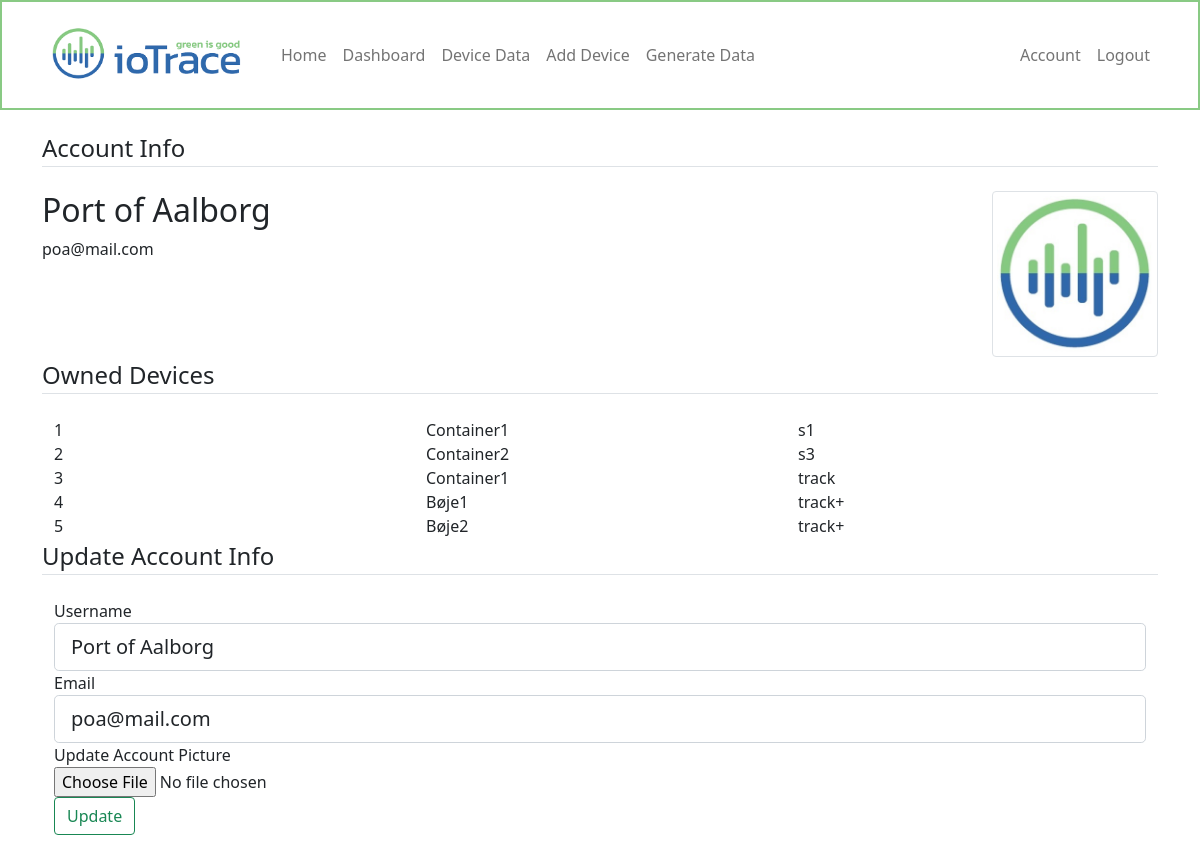
Page /account (signed in) on the earlier database version.
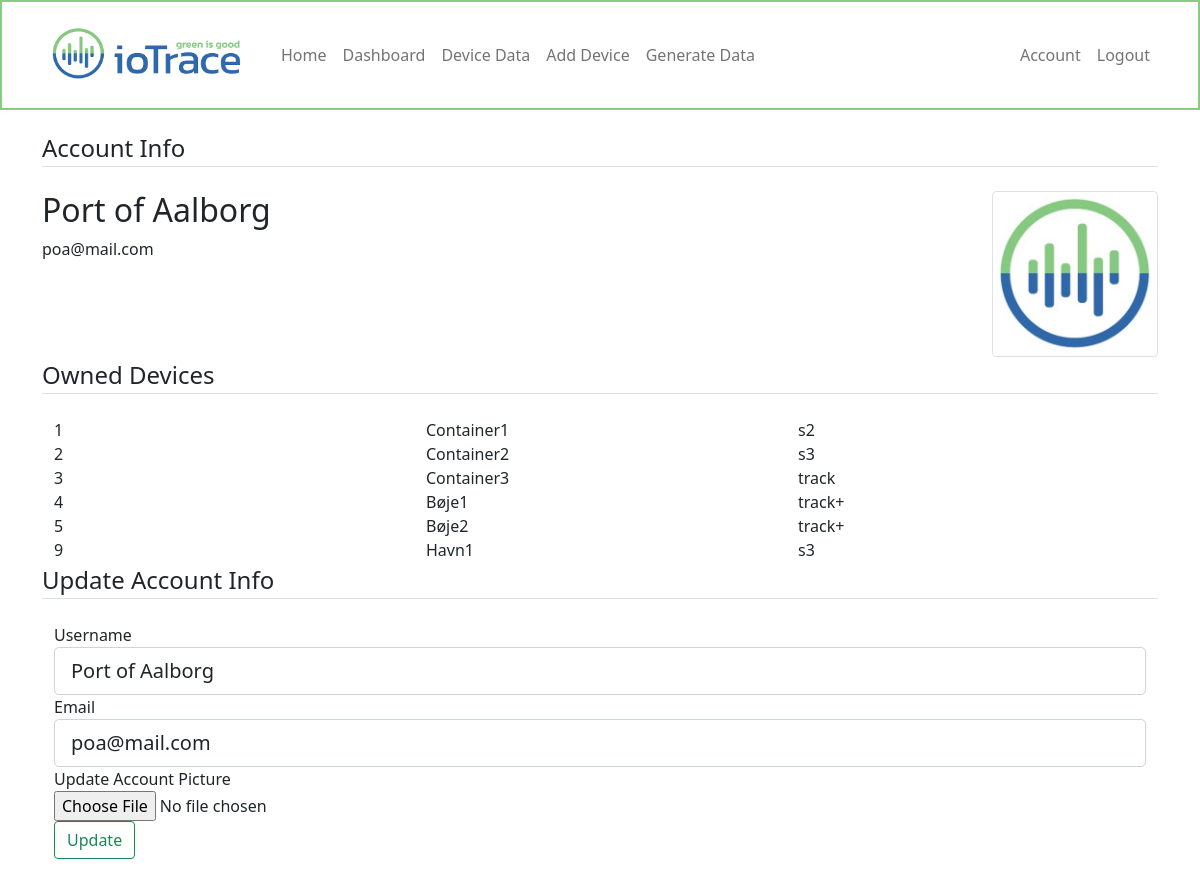
Same page on the later database version.
### webapp/models.py (models this page shows, shortened)
class Device(db.Model):
    id = db.Column(db.Integer, primary_key=True)
    devicename = db.Column(db.String(100), nullable=False)
    devicetype = db.Column(db.String(100), nullable=False)
    user_id = db.Column(db.Integer, db.ForeignKey('user.id'), nullable=False)
    datadumps = db.relationship('Dummydata', backref='devicedata', lazy=True)

### webapp/routes.py (the view)
@app.route('/account', methods=['GET', 'POST'])
@login_required
def account():
    form = UpdateAccountForm()
    if form.validate_on_submit():
        if form.picture.data:
            picture_file = save_picture(form.picture.data)
            current_user.image_file = picture_file
        current_user.username = form.username.data
        current_user.email = form.email.data
        db.session.commit()
        flash('Your account has been updated!', 'success')
        return redirect(url_for('account'))
    elif request.method == 'GET':
        form.username.data = current_user.username
        form.email.data = current_user.email
    image_file = url_for('static', filename='images/profile_pics/' + current_user.image_file)
    devices = Device.query.filter_by(user_id=current_user.id)
    return render_template('account.html', title='Account', image_file=image_file, devices=devices, form=form)

### webapp/forms.py (shortened to what this page needs)
class UpdateAccountForm(FlaskForm):
    username = StringField('Username', validators=[DataRequired(), Length(min=2, max=20)])
    email = StringField('Email', validators=[DataRequired(), Email()])
    picture = FileField('Update Account Picture', validators=[FileAllowed(['jpg', 'png'])])
    submit = SubmitField('Update')

### webapp/models.py (called while the page is built)
@login_manager.user_loader
def load_user(user_id):
    return User.query.get(int(user_id))

### webapp/templates/account.html (shortened to what this page needs)
{% extends "layout.html" %}
{% set active_page = "home" %}
{% block content %}
<legend class="border-bottom mb-4">Account Info</legend>
<div class="row">
    <div class="col-10">
        <h2>{{ current_user.username }}</h2>
        <p>{{ current_user.email }}</p>
    </div>
    <div class="col">
        <img class="img-thumbnail" src="{{ image_file }}" class="img-fluid" width="200" height="200" >
    </div>
</div>
<legend class="border-bottom mb-4">Owned Devices</legend>
<div class="container">
    {% for device in devices %}
    <div class="row">
        <div class="col">
            {{device.id}}
        </div>
        <div class="col">
            {{device.devicename}}
        </div>
        <div class="col">
            {{device.devicetype}}
        </div>
    </div>
    {% endfor %}
</div>
<legend class="border-bottom mb-4">Update Account Info</legend>
<div class="container">
    <form method="POST" action="" enctype="multipart/form-data">
        <fieldset class="form-group">
            <div class="form-group">
                {{ form.username.label(class="form-control-label") }}
                {% if form.username.errors %}
                    {{ form.username(class="form-control form-control-lg is-invalid") }}
                    <div class="invalid-feedback">
                        {% for error in form.username.errors %}
                            <span>{{ error }}</span>
                        {% endfor %}
                    </div>
                {% else %}
                    {{ form.username(class="form-control form-control-lg") }}
                {% endif %}
            </div>
            <div class="form-group">
                {{ form.email.label(class="form-control-label") }}
                {% if form.email.errors %}
                    {{ form.email(class="form-control form-control-lg is-invalid") }}
                    <div class="invalid-feedback">
                        {% for error in form.email.errors %}
                            <span>{{ error }}</span>
                        {% endfor %}
                    </div>
                {% else %}
                    {{ form.email(class="form-control form-control-lg") }}
                {% endif %}
            </div>
            <div class="form-group">
                {{ form.picture.label() }}</br>
                {{ form.picture(class="form-control-file") }}</br>
            </div>
        </fieldset>
        <div class="form-group">
            {{ form.submit(class="btn btn-outline-success") }}
        </div>
    </form>
</div>
{% endblock content %}

Differences in the rows shown:
changed Device "Container1": devicetype "s1" → "s2"
changed Device "track": devicename "Container1" → "Container3"
added Device: id "9", devicename "Havn1", devicetype "s3"
